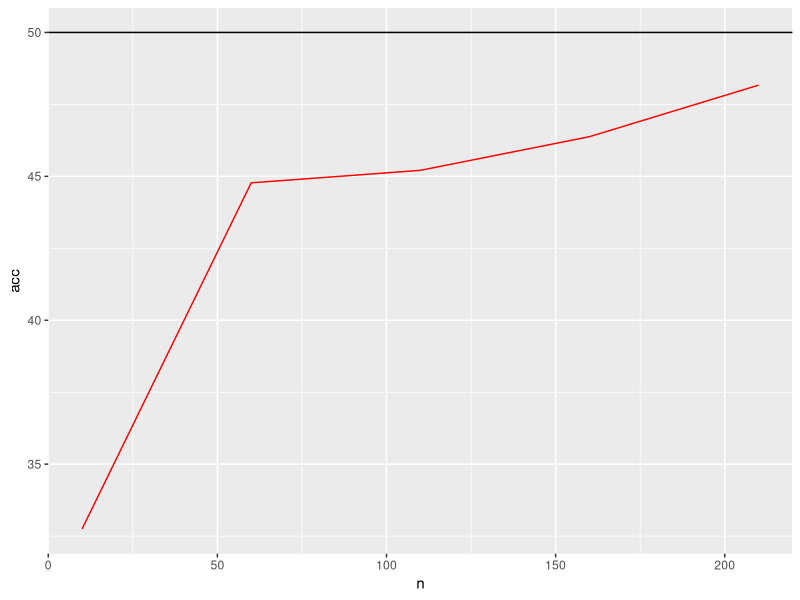

The R script that drew this image: (Note: a time limit stopped this script after it produced the figure.)
## ---- chunk 1
knitr::opts_chunk$set(warning = F, message = F, cache = T,
                      tidy=F,fig.align='center',fig.showtext=TRUE,
                      fig.height=2, fig.width=4,
                      results="hold",fig.show = "hold")
## ---- chunk 2
library("ggplot2")
library("dplyr")
library("e1071")
# --------training function ---------
f_train <- function(n, s = 1,
                    r = F, c = n) {
  # nv: number of features
  nv <- 2
  # n: number of observations
  set.seed(s)
  # generate random data
  rNum <- rnorm(nv * n)
  rNum <- matrix(rNum, n, nv)
  d <- as.data.frame(rNum)
  
  # generate random labels
  n2 <- n / 2
  labels <- c(array(1, n2),
              array(2, n2))
  if (r) {
  labels <- sample.int(2,n,replace=T)}
  else {
  labels <-  sample(labels)}
  d$condition <- factor(labels)

  # training
  m_trained <- svm(condition ~ .,
    data = d,
    cross = c,
    # cross = nrow(d), # leave one out
    kernel = "linear",
    cost = 1
  )
  # get CV
  acc <- m_trained$tot.accuracy
}
## ---- chunk 3
# no replacement, leave one out
p <- expand.grid(iTest = 1:200, 
                 n = seq(10, 210, 50))
data_test <- p %>%
  group_by(iTest, n) %>%
  do(data.frame(acc = f_train(.$n,.$iTest)))
## ---- chunk 4
# ----------------------------------- Plot ----------------------------------- #
plot_data <- function(data_test) {
  ggplot(data_test, aes(x = n, y = acc)) +
    geom_hline(yintercept = 50) +
    stat_summary(fun = "mean", colour = "red", geom = "line") +
    stat_summary(fun.data = "mean_sdl", geom = "ribbon", alpha = 0.2)
}
plot_data(data_test)
## ---- chunk 5
# with replacement, leave one out
data_test <- p %>%
  group_by(iTest, n) %>%
  do(data.frame(acc = f_train(.$n,.$iTest,
                              r = T)))
## ---- chunk 6
plot_data(data_test)
## ---- chunk 7
# with replacement, 10-fold cross validation
data_test <- p %>%
  group_by(iTest, n) %>%
  do(data.frame(acc = f_train(.$n,.$iTest,
                              r = F, c=10)))
## ---- chunk 8
plot_data(data_test)
